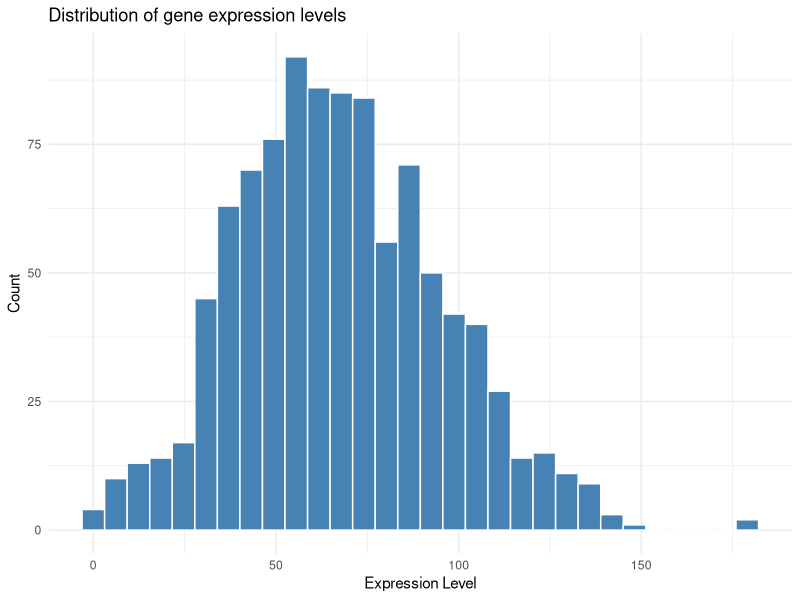
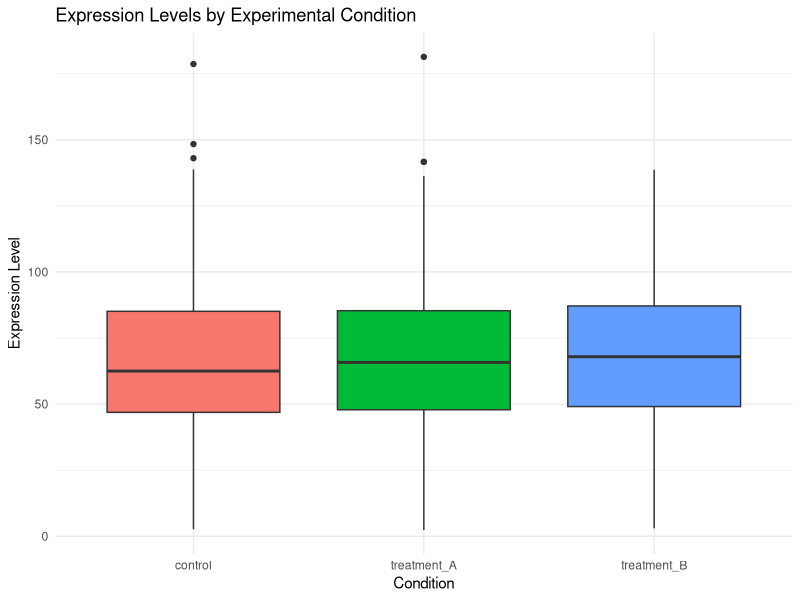
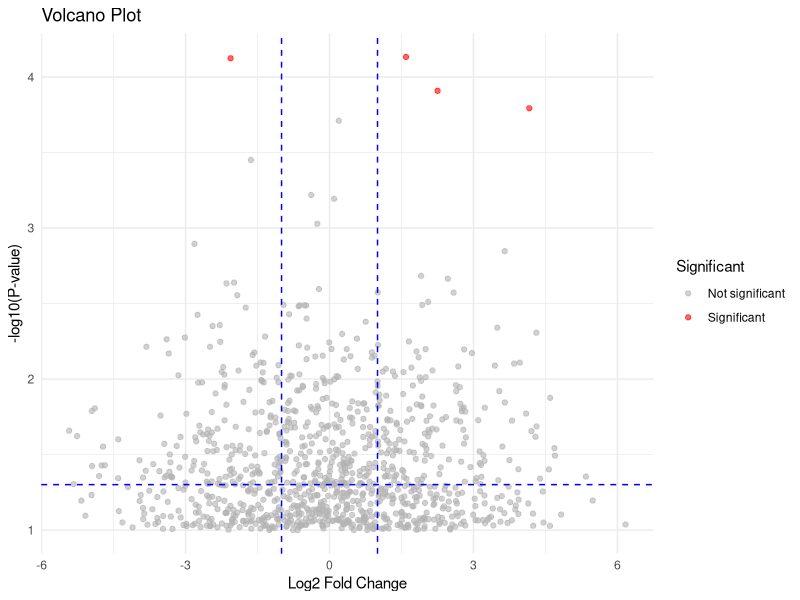
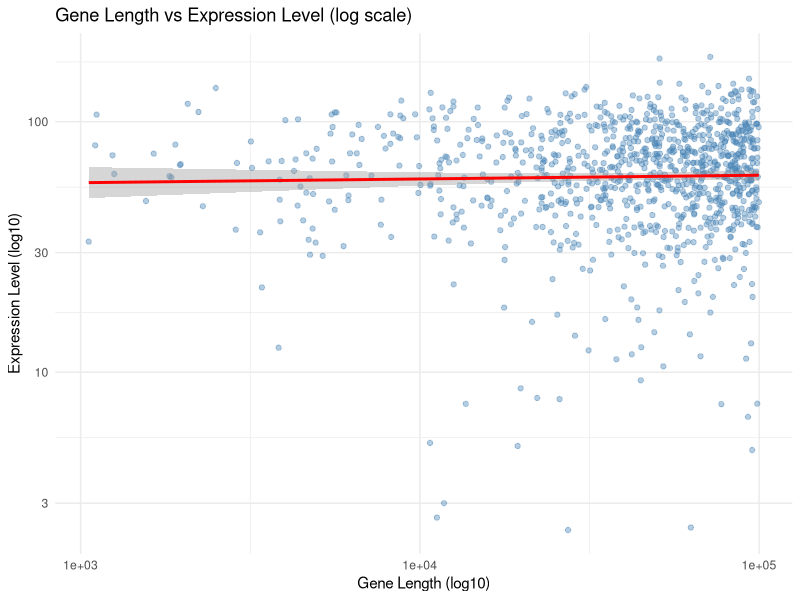
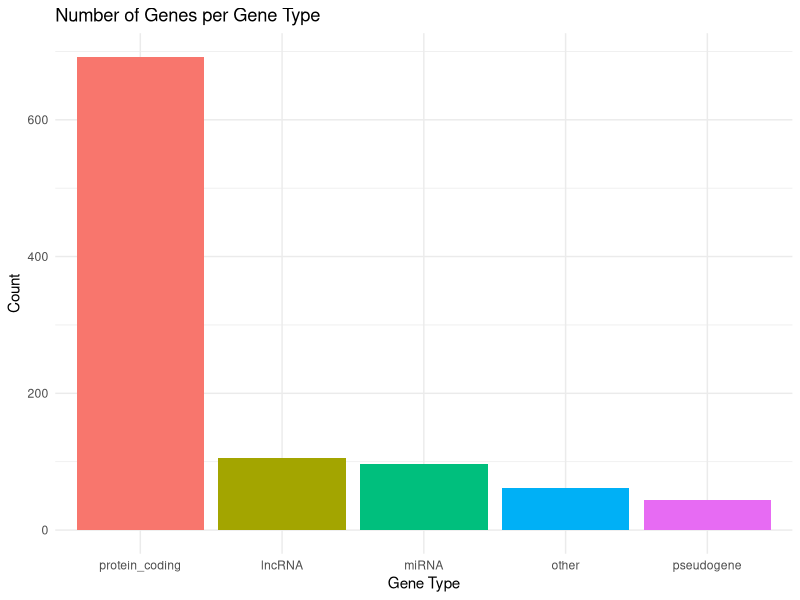
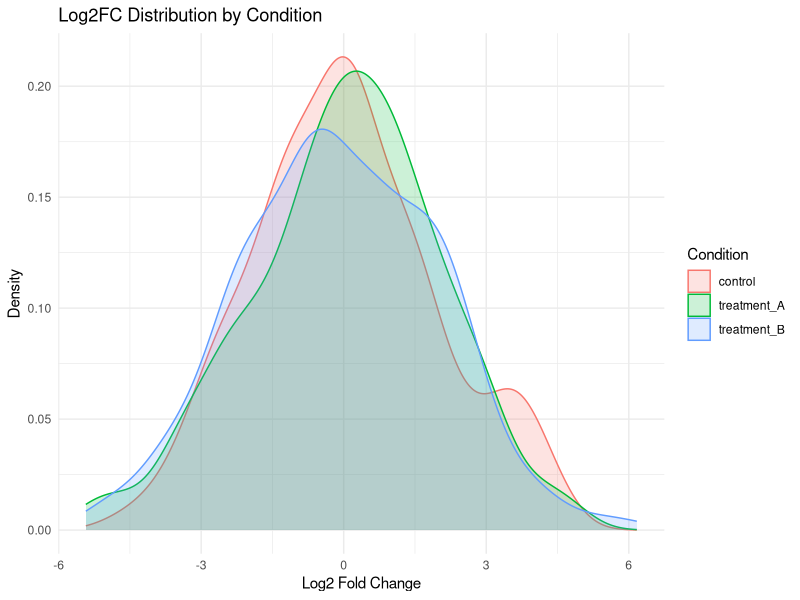
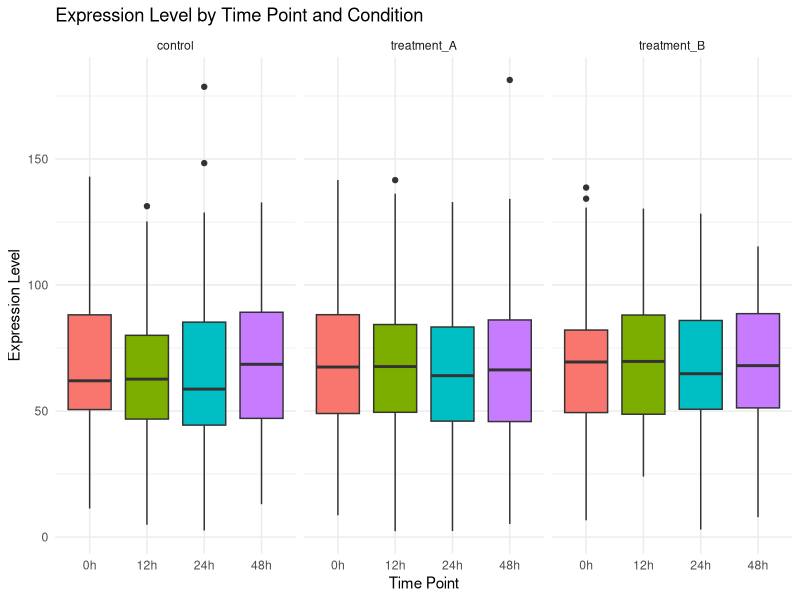

Source code (R) for these figures, in order:
setwd(dirname(rstudioapi::getActiveDocumentContext()$path))

install.packages("tidyverse")
install.packages("readxl")

library(tidyverse)
library(readxl)

# 1.1
patients  <- read_csv("patients.csv")
glimpse(patients)

# 1.2
sequences <- read_tsv("sequences1.txt")
print(sequences)

# 1.3
genes <- read_excel("genes1.xlsx")
nrow(genes)
ncol(genes)
dim(genes)

# 1.4
rna_seq <- read_csv("rna_seq_data.csv")
head(rna_seq, 10)

# 1.5
spec(rna_seq)
glimpse(rna_seq)

# 2.1
rna_seq %>%
  select(Gene_ID, Gene_Symbol, Expression_Level, Log2FC, P_value)

# 2.2
rna_seq %>%
  select(contains("value"))

# 2.3
rna_seq %>%
  select(Gene_ID:Length)

# 2.4
rna_seq %>%
  filter(P_value < 0.01)

# 2.5
rna_seq %>%
  filter(Gene_Type == "protein_coding", Chromosome == "1")

# 2.6
rna_seq %>%
  filter(Log2FC > 2 | Log2FC < -2)

# 2.7
rna_seq %>%
  filter(Sample_Quality == "high", Condition == "control")

# 3.1
rna_seq <- rna_seq %>%
  mutate(Significant = Adjusted_P_value < 0.05)

# 3.2
rna_seq <- rna_seq %>%
  mutate(Expression_Category = case_when(
    Expression_Level < 50                            ~ "Low",
    Expression_Level >= 50 & Expression_Level <= 100 ~ "Medium",
    Expression_Level > 100                           ~ "High"
  ))

# 3.3
rna_seq <- rna_seq %>%
  mutate(Length_Expression_Ratio = Length / Expression_Level)

# 3.4
rna_seq %>%
  arrange(P_value)

# 3.5
rna_seq %>%
  arrange(desc(abs(Log2FC)))

# 4.1
rna_seq %>%
  group_by(Gene_Type) %>%
  summarise(Mean_Expression = mean(Expression_Level))

# 4.2
rna_seq %>%
  group_by(Condition) %>%
  summarise(
    N      = n(),
    Mean   = mean(Log2FC),
    Median = median(Log2FC),
    SD     = sd(Log2FC)
  )

# 4.3
rna_seq %>%
  group_by(Chromosome) %>%
  summarise(Gene_Count = n()) %>%
  arrange(desc(Gene_Count))

# 4.4
rna_seq %>%
  group_by(Condition, Time_Point) %>%
  summarise(
    Mean_Expression = mean(Expression_Level),
    N               = n(),
    .groups         = "drop"
  )

# 4.5
rna_seq %>%
  group_by(Chromosome) %>%
  summarise(Mean_Expression = mean(Expression_Level)) %>%
  arrange(desc(Mean_Expression)) %>%
  slice(1)

# 5.1
rna_seq %>%
  count(Gene_Symbol)

# 5.2
rna_seq %>%
  distinct(Gene_Type)

# 5.3
rna_seq %>%
  distinct(Condition, Time_Point) %>%
  nrow()

# 5.4
rna_seq %>%
  group_by(Gene_Type) %>%
  summarise(Significant_Count = sum(Adjusted_P_value < 0.05, na.rm = TRUE))

# 6.1
genes_long <- genes %>%
  pivot_longer(
    cols      = c(Control_1, Control_2, Control_3,
                  Treatment_1, Treatment_2, Treatment_3),
    names_to  = "Sample",
    values_to = "Expression"
  )
print(genes_long)

# 6.2
genes_long <- genes_long %>%
  mutate(Condition = str_extract(Sample, "^[A-Za-z]+"))
print(genes_long)

# 6.3
patients %>%
  summarise(across(everything(), ~ sum(is.na(.))))

# 6.4
patients_clean <- patients %>%
  drop_na()
print(patients_clean)
nrow(patients_clean)

# 6.5
patients_imputed <- patients %>%
  mutate(
    Hemoglobin = replace_na(Hemoglobin, median(Hemoglobin, na.rm = TRUE)),
    Leukocytes = replace_na(Leukocytes, median(Leukocytes, na.rm = TRUE)),
    Platelets  = replace_na(Platelets,  median(Platelets,  na.rm = TRUE))
  )
print(patients_imputed)

# 7.1
sequences <- sequences %>%
  mutate(Calculated_Length = str_length(Sequence))
sequences %>%
  select(ID, Gene, Length, Calculated_Length) %>%
  mutate(Match = Length == Calculated_Length)

# 7.2
sequences %>%
  mutate(G_count = str_count(Sequence, "G")) %>%
  select(ID, Gene, Sequence, G_count)

# 7.3
sequences %>%
  mutate(Has_Start_Codon = case_when(
    Type == "DNA" ~ str_detect(Sequence, "^ATG"),
    Type == "RNA" ~ str_detect(Sequence, "^AUG")
  )) %>%
  select(ID, Gene, Type, Sequence, Has_Start_Codon)

# 7.4
sequences <- sequences %>%
  mutate(Sequence_RNA = if_else(
    Type == "DNA",
    str_replace_all(Sequence, "T", "U"),
    Sequence
  ))
sequences %>% select(ID, Gene, Type, Sequence, Sequence_RNA)

# 7.5
sequences %>%
  mutate(Start_Codon = str_sub(Sequence, 1, 3)) %>%
  select(ID, Gene, Sequence, Start_Codon)

# 7.6
sequences <- sequences %>%
  mutate(
    G_count       = str_count(Sequence, "G"),
    C_count       = str_count(Sequence, "C"),
    GC_calculated = (G_count + C_count) / str_length(Sequence) * 100,
    GC_diff       = round(abs(GC_content - GC_calculated), 2)
  )
sequences %>%
  select(ID, Gene, GC_content, GC_calculated, GC_diff)

# 7.7
sequences %>%
  filter(str_detect(Sequence, "GATC")) %>%
  select(ID, Gene, Sequence)

# 8.1
ggplot(rna_seq, aes(x = Expression_Level)) +
  geom_histogram(bins = 30, fill = "steelblue", color = "white") +
  labs(
    title = "Distribution of gene expression levels",
    x     = "Expression Level",
    y     = "Count"
  ) +
  theme_minimal()

# 8.2
ggplot(rna_seq, aes(x = Condition, y = Expression_Level, fill = Condition)) +
  geom_boxplot() +
  labs(
    title = "Expression Levels by Experimental Condition",
    x     = "Condition",
    y     = "Expression Level"
  ) +
  theme_minimal() +
  theme(legend.position = "none")

# 8.3
rna_seq <- rna_seq %>%
  mutate(Highlight = Adjusted_P_value < 0.05 & abs(Log2FC) > 1)

ggplot(rna_seq, aes(x = Log2FC, y = -log10(P_value), color = Highlight)) +
  geom_point(alpha = 0.6) +
  scale_color_manual(
    values = c("FALSE" = "grey70", "TRUE" = "red"),
    labels = c("Not significant", "Significant")
  ) +
  geom_hline(yintercept = -log10(0.05), linetype = "dashed", color = "blue") +
  geom_vline(xintercept = c(-1, 1),     linetype = "dashed", color = "blue") +
  labs(
    title = "Volcano Plot",
    x     = "Log2 Fold Change",
    y     = "-log10(P-value)",
    color = "Significant"
  ) +
  theme_minimal()

# 8.4
ggplot(rna_seq, aes(x = Length, y = Expression_Level)) +
  geom_point(alpha = 0.4, color = "steelblue") +
  geom_smooth(method = "lm", color = "red") +
  scale_x_log10() +
  scale_y_log10() +
  labs(
    title = "Gene Length vs Expression Level (log scale)",
    x     = "Gene Length (log10)",
    y     = "Expression Level (log10)"
  ) +
  theme_minimal()

# 8.5
rna_seq %>%
  count(Gene_Type) %>%
  mutate(Gene_Type = fct_reorder(Gene_Type, n, .desc = TRUE)) %>%
  ggplot(aes(x = Gene_Type, y = n, fill = Gene_Type)) +
  geom_col() +
  labs(
    title = "Number of Genes per Gene Type",
    x     = "Gene Type",
    y     = "Count"
  ) +
  theme_minimal() +
  theme(legend.position = "none")

# 8.6
ggplot(rna_seq, aes(x = Log2FC, color = Condition, fill = Condition)) +
  geom_density(alpha = 0.2) +
  labs(
    title = "Log2FC Distribution by Condition",
    x     = "Log2 Fold Change",
    y     = "Density"
  ) +
  theme_minimal()

# 8.7
ggplot(rna_seq, aes(x = Time_Point, y = Expression_Level, fill = Time_Point)) +
  geom_boxplot() +
  facet_wrap(~ Condition) +
  labs(
    title = "Expression Level by Time Point and Condition",
    x     = "Time Point",
    y     = "Expression Level"
  ) +
  theme_minimal() +
  theme(legend.position = "none")
